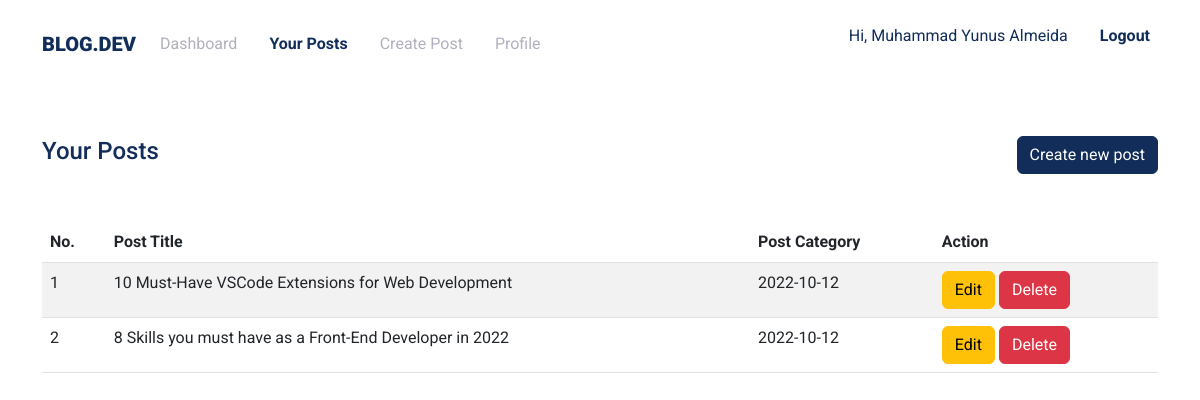
/blogger/posts.php (signed in), run on the app's committed database.
### tables this page shows
CREATE TABLE `users` (
  `id` int(11) NOT NULL AUTO_INCREMENT,
  `name` varchar(100) NOT NULL,
  `email` varchar(100) NOT NULL,
  `password` varchar(100) NOT NULL,
  `description` text NOT NULL,
  `photo` text NOT NULL,
  PRIMARY KEY (`id`)
);

CREATE TABLE `posts` (
  `id` int(11) NOT NULL AUTO_INCREMENT,
  `user_id` int(11) NOT NULL,
  `title` varchar(255) NOT NULL,
  `slug` varchar(255) NOT NULL,
  `body` text NOT NULL,
  `image` text NOT NULL,
  `date_publish` date NOT NULL,
  PRIMARY KEY (`id`)
);

### blogger/posts.php (the view)
<?php
$title = 'Posts';
include('components/header.php');
?>
<section class="py-5">
    <div class="container">
        <div class="d-flex align-items-center justify-content-between mb-5">
            <h4 class="text-primary">Your Posts</h4>
            <a href="create-post.php" class="btn btn-primary">Create new post</a>
        </div>
        <div class="table-responsive">
            <table class="table table-striped">
                <thead>
                    <tr>
                        <th>No.</th>
                        <th>Post Title</th>
                        <th>Post Category</th>
                        <th>Action</th>
                    </tr>
                </thead>
                <tbody>
                    <?php
                    $no = 1;
                    $query = mysqli_query($connect, "SELECT * FROM posts WHERE user_id='$_SESSION[user_id]'");
                    while ($data = mysqli_fetch_array($query)) {
                    ?>
                        <tr>
                            <td><?= $no++ ?></td>
                            <td><?= $data['title'] ?></td>
                            <td><?= $data['date_publish'] ?></td>
                            <td>
                                <a href="edit-post.php?id=<?= $data['id'] ?>" class="btn btn-warning">Edit</a>
                                <a href="php/posts.php?action=delete&id=<?= $data['id'] ?>" onclick="return confirm('Are you sure to deleted this?')" class="btn btn-danger">Delete</a>
                            </td>
                        </tr>
                    <?php
                    }
                    ?>
                </tbody>
            </table>
        </div>
    </div>
</section>
<?php include('components/footer.php') ?>

### blogger/components/header.php (shortened to what this page needs)
<?php
include('../config/connect.php');
$user_logged = mysqli_fetch_array(mysqli_query($connect, "SELECT * FROM users WHERE id='$_SESSION[user_id]'"));
?>
<!DOCTYPE html>
<html lang="en">
<head>
    <link rel="stylesheet" href="../assets/vendors/bootstrap/css/bootstrap.min.css">
    <link rel="stylesheet" href="https://cdn.jsdelivr.net/npm/bootstrap-icons@1.9.1/font/bootstrap-icons.css">
    <link rel="stylesheet" href="../assets/css/style.css">
</head>
<body>
    <nav class="navbar navbar-expand-lg bg-white py-3">
        <div class="container">
            <a href="#" class="navbar-brand text-uppercase">blog.dev</a>
            <div class="collapse navbar-collapse" id="navMenu">
                <ul class="navbar-nav gap-3 me-auto">
                    <li class="nav-item"><a href="." class="nav-link <?= $title == 'Dashboard' ? 'active' : '' ?>">Dashboard</a></li>
                    <li class="nav-item"><a href="posts.php" class="nav-link <?= $title == 'Posts' ? 'active' : '' ?>">Your Posts</a></li>
                    <li class="nav-item"><a href="create-post.php" class="nav-link <?= $title == 'Create Post' ? 'active' : '' ?>">Create Post</a></li>
                    <li class=" nav-item"><a href="profile.php" class="nav-link <?= $title == 'Profile' ? 'active' : '' ?>">Profile</a></li>
                </ul>
                <ul class="navbar-nav gap-3">
                    <li class="nav-item">
                        <p class="nav-link text-primary">Hi, <?= $user_logged['name'] ?></p>
                    </li>
                    <li class="nav-item"><a href="php/logout.php" class="nav-link active">Logout</a></li>
                </ul>
            </div>
        </div>
    </nav>

### assets/css/style.css (style rules this page uses)
:root { --primary-color: #122D5A; --secondary-color: #B2B0BF; --third-color: #2F4570; --font-size-1: 52px; --font-size-2: 42px; --font-size-3: 22px; }
* { margin: 0; padding: 0; box-sizing: border-box; font-family: 'Roboto', sans-serif; }
a { text-decoration: none; }
.text-primary { color: var(--primary-color) !important; }
.btn-primary { background-color: var(--primary-color) !important; border-color: var(--primary-color) !important; }
.navbar .navbar-brand { font-weight: 900; color: var(--primary-color); }
.navbar .navbar-nav .nav-item .nav-link { color: var(--secondary-color); }
.navbar .navbar-nav .nav-item .nav-link.active, .navbar .navbar-nav .nav-item .nav-link:hover { font-weight: 700; color: var(--primary-color); }

### data on the page
users: name "Muhammad Yunus Almeida"
posts: title "10 Must-Have VSCode Extensions for Web Development", date_publish "2022-10-12"
posts: title "8 Skills you must have as a Front-End Developer in 2022", date_publish "2022-10-12"
